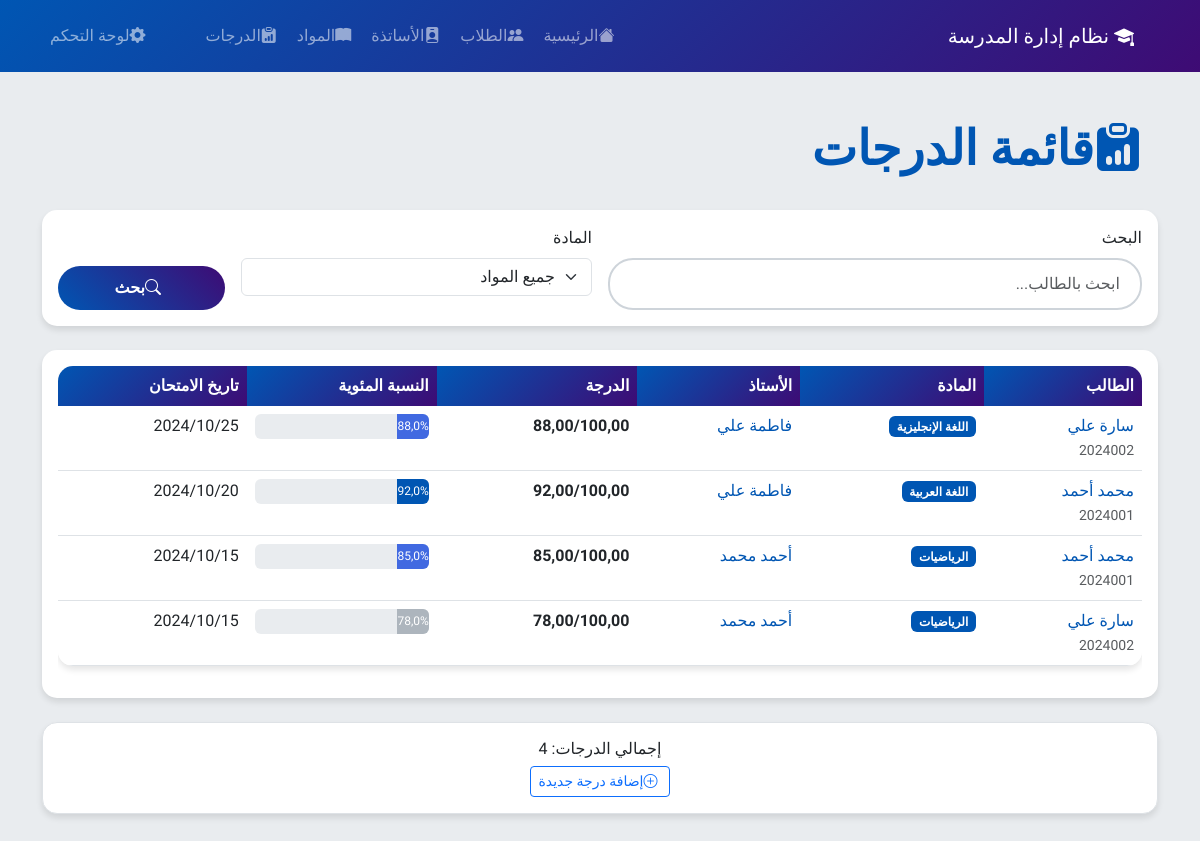
Page /grades/ on the committed database.
### students_teachers/models.py (models this page shows, shortened)
class Grade(models.Model):
    student = models.ForeignKey(Student, on_delete=models.CASCADE, related_name='grades', verbose_name="الطالب")
    subject = models.ForeignKey(Subject, on_delete=models.CASCADE, verbose_name="المادة")
    teacher = models.ForeignKey(Teacher, on_delete=models.CASCADE, verbose_name="الأستاذ")
    grade = models.DecimalField(max_digits=5, decimal_places=2, verbose_name="الدرجة")
    max_grade = models.DecimalField(max_digits=5, decimal_places=2, default=100, verbose_name="الدرجة العظمى")
    exam_date = models.DateField(verbose_name="تاريخ الامتحان")
    notes = models.TextField(blank=True, verbose_name="ملاحظات")
    created_at = models.DateTimeField(auto_now_add=True, verbose_name="تاريخ الإنشاء")
    class Meta:
        verbose_name = "درجة"
        verbose_name_plural = "الدرجات"
        ordering = ['-exam_date']
        unique_together = ['student', 'subject', 'exam_date']
    @property
    def percentage(self):
        return (self.grade / self.max_grade) * 100

class Student(models.Model):
    GENDER_CHOICES = [
        ('M', 'ذكر'),
        ('F', 'أنثى'),
    ]
    GRADE_CHOICES = [
        ('1', 'الصف الأول'),
        ('2', 'الصف الثاني'),
        ('3', 'الصف الثالث'),
        ('4', 'الصف الرابع'),
        ('5', 'الصف الخامس'),
        ('6', 'الصف السادس'),
        ('7', 'الصف السابع'),
        ('8', 'الصف الثامن'),
        ('9', 'الصف التاسع'),
    ]
    student_id = models.CharField(max_length=20, unique=True, verbose_name="رقم الطالب")
    first_name = models.CharField(max_length=50, verbose_name="الاسم الأول")
    last_name = models.CharField(max_length=50, verbose_name="اسم العائلة")
    email = models.EmailField(blank=True, verbose_name="البريد الإلكتروني")
    phone_regex = RegexValidator(regex=r'^\+?1?\d{9,15}$', message="رقم الهاتف يجب أن يكون بالصيغة: '+999999999'. حتى 15 رقم مسموح.")
    phone = models.CharField(validators=[phone_regex], max_length=17, blank=True, verbose_name="رقم الهاتف")
    gender = models.CharField(max_length=1, choices=GENDER_CHOICES, verbose_name="الجنس")
    date_of_birth = models.DateField(verbose_name="تاريخ الميلاد")
    grade = models.CharField(max_length=2, choices=GRADE_CHOICES, verbose_name="الصف")
    enrollment_date = models.DateField(verbose_name="تاريخ التسجيل")
    subjects = models.ManyToManyField(Subject, verbose_name="المواد المسجل بها")
    address = models.TextField(verbose_name="العنوان")
    parent_name = models.CharField(max_length=100, verbose_name="اسم ولي الأمر")
    parent_phone = models.CharField(validators=[phone_regex], max_length=17, verbose_name="هاتف ولي الأمر")
    is_active = models.BooleanField(default=True, verbose_name="نشط")
    created_at = models.DateTimeField(auto_now_add=True, verbose_name="تاريخ الإنشاء")
    updated_at = models.DateTimeField(auto_now=True, verbose_name="تاريخ التحديث")
    class Meta:
        verbose_name = "طالب"
        verbose_name_plural = "الطلاب"
        ordering = ['grade', 'first_name', 'last_name']
    @property
    def full_name(self):
        return f"{self.first_name} {self.last_name}"

class Subject(models.Model):
    name = models.CharField(max_length=100, verbose_name="اسم المادة")
    code = models.CharField(max_length=10, unique=True, verbose_name="رمز المادة")
    description = models.TextField(blank=True, verbose_name="وصف المادة")
    created_at = models.DateTimeField(auto_now_add=True, verbose_name="تاريخ الإنشاء")
    class Meta:
        verbose_name = "مادة"
        verbose_name_plural = "المواد"
        ordering = ['name']

class Teacher(models.Model):
    GENDER_CHOICES = [
        ('M', 'ذكر'),
        ('F', 'أنثى'),
    ]
    first_name = models.CharField(max_length=50, verbose_name="الاسم الأول")
    last_name = models.CharField(max_length=50, verbose_name="اسم العائلة")
    email = models.EmailField(unique=True, verbose_name="البريد الإلكتروني")
    phone_regex = RegexValidator(regex=r'^\+?1?\d{9,15}$', message="رقم الهاتف يجب أن يكون بالصيغة: '+999999999'. حتى 15 رقم مسموح.")
    phone = models.CharField(validators=[phone_regex], max_length=17, verbose_name="رقم الهاتف")
    gender = models.CharField(max_length=1, choices=GENDER_CHOICES, verbose_name="الجنس")
    date_of_birth = models.DateField(verbose_name="تاريخ الميلاد")
    hire_date = models.DateField(verbose_name="تاريخ التوظيف")
    subjects = models.ManyToManyField(Subject, verbose_name="المواد التي يدرسها")
    address = models.TextField(verbose_name="العنوان")
    salary = models.DecimalField(max_digits=10, decimal_places=2, verbose_name="الراتب")
    is_active = models.BooleanField(default=True, verbose_name="نشط")
    created_at = models.DateTimeField(auto_now_add=True, verbose_name="تاريخ الإنشاء")
    updated_at = models.DateTimeField(auto_now=True, verbose_name="تاريخ التحديث")
    class Meta:
        verbose_name = "أستاذ"
        verbose_name_plural = "الأساتذة"
        ordering = ['first_name', 'last_name']
    @property
    def full_name(self):
        return f"{self.first_name} {self.last_name}"

### students_teachers/views.py (the view)
# urls.py: path('grades/', views.grades_list, name='grades_list'),
def grades_list(request):
    search_query = request.GET.get('search', '')
    subject_filter = request.GET.get('subject', '')
    grades = Grade.objects.all()
    if search_query:
        grades = grades.filter(
            Q(student__first_name__icontains=search_query) |
            Q(student__last_name__icontains=search_query) |
            Q(student__student_id__icontains=search_query)
        )
    if subject_filter:
        grades = grades.filter(subject__id=subject_filter)
    grades = grades.order_by('-exam_date')
    paginator = Paginator(grades, 15)
    page_number = request.GET.get('page')
    page_obj = paginator.get_page(page_number)
    subjects = Subject.objects.all().order_by('name')
    context = {
        'page_obj': page_obj,
        'search_query': search_query,
        'subject_filter': subject_filter,
        'subjects': subjects,
    }
    return render(request, 'students_teachers/grades_list.html', context)

### students_teachers/templates/students_teachers/grades_list.html (shortened to what this page needs)
{% extends 'students_teachers/base.html' %}
{% block content %}
<div class="row mb-4">
    <div class="col-12">
        <h1 class="display-5 fw-bold" style="color: #0056b3;">
            <i class="bi bi-clipboard-data-fill me-3"></i>قائمة الدرجات
        </h1>
    </div>
</div>
<div class="row mb-4">
    <div class="col-12">
        <div class="card">
            <div class="card-body">
                <form method="get" class="row g-3">
                    <div class="col-md-6">
                        <label for="search" class="form-label">البحث</label>
                        <input type="text" class="form-control search-box" id="search" name="search"
                               value="{{ search_query }}" placeholder="ابحث بالطالب...">
                    </div>
                    <div class="col-md-4">
                        <label for="subject" class="form-label">المادة</label>
                        <select class="form-select" id="subject" name="subject">
                            <option value="">جميع المواد</option>
                        </select>
                    </div>
                    <div class="col-md-2 d-flex align-items-end">
                        <button type="submit" class="btn btn-primary w-100">
                            <i class="bi bi-search me-2"></i>بحث
                        </button>
                    </div>
                </form>
            </div>
        </div>
    </div>
</div>
<div class="row">
    <div class="col-12">
        <div class="card">
            <div class="card-body">
                {% if page_obj %}
                    <div class="table-responsive">
                        <table class="table table-hover">
                            <thead>
                                <tr>
                                    <th>الطالب</th>
                                    <th>المادة</th>
                                    <th>الأستاذ</th>
                                    <th>الدرجة</th>
                                    <th>النسبة المئوية</th>
                                    <th>تاريخ الامتحان</th>
                                </tr>
                            </thead>
                            <tbody>
                                {% for grade in page_obj %}
                                <tr>
                                    <td>
                                        <a href="{% url 'students_teachers:student_detail' grade.student.id %}" class="text-decoration-none" style="color: #0056b3;">
                                            {{ grade.student.full_name }}
                                        </a>
                                        <br>
                                        <small class="text-muted">{{ grade.student.student_id }}</small>
                                    </td>
                                    <td>
                                        <span class="badge" style="background-color: #0056b3 !important;">{{ grade.subject.name }}</span>
                                    </td>
                                    <td>
                                        <a href="{% url 'students_teachers:teacher_detail' grade.teacher.id %}" class="text-decoration-none" style="color: #0056b3;">
                                            {{ grade.teacher.full_name }}
                                        </a>
                                    </td>
                                    <td>
                                        <strong>{{ grade.grade }}/{{ grade.max_grade }}</strong>
                                    </td>
                                    <td>
                                        <div class="progress" style="height: 25px;">
                                            <div class="progress-bar"
                                                role="progressbar"
                                                style="width: {{ grade.percentage }}%; background-color:
                                                    {% if grade.percentage >= 90 %}#0056b3
                                                    {% elif grade.percentage >= 80 %}#4169e1
                                                    {% elif grade.percentage >= 70 %}#adb5bd
                                                    {% else %}#dc3545{% endif %} !important;">
                                                {{ grade.percentage|floatformat:1 }}%
                                            </div>
                                        </div>
                                    </td>
                                    <td>{{ grade.exam_date|date:"Y/m/d" }}</td>
                                </tr>
                                {% endfor %}
                            </tbody>
                        </table>
                    </div>
                {% endif %}
            </div>
        </div>
    </div>
</div>
<div class="row mt-4">
    <div class="col-12">
        <div class="card bg-white border">
            <div class="card-body text-center">
                <h6 class="card-title">إجمالي الدرجات: {{ page_obj.paginator.count }}</h6>
                <p class="card-text">
                    <a href="/admin/students_teachers/grade/" class="btn btn-sm btn-outline-primary">
                        <i class="bi bi-plus-circle me-1"></i>إضافة درجة جديدة
                    </a>
                </p>
            </div>
        </div>
    </div>
</div>
{% endblock %}

### students_teachers/templates/students_teachers/base.html (style rules this page uses)
body { font-family: 'Cairo', sans-serif; background-color: #e9ecef; }
.card { border: none; border-radius: 15px; box-shadow: 0 4px 6px rgba(0, 0, 0, 0.1); transition: transform 0.3s ease, box-shadow 0.3s ease; background-color: #ffffff; }
.btn-primary { background: linear-gradient(45deg, #0056b3, #3e0b74); border: none; border-radius: 25px; padding: 10px 25px; font-weight: 600; transition: all 0.3s ease; }
.table { border-radius: 15px; overflow: hidden; box-shadow: 0 4px 6px rgba(0, 0, 0, 0.1); }
.table thead th { background: linear-gradient(135deg, #0056b3 0%, #3e0b74 100%); color: white; border: none; font-weight: 600; }
.search-box { border-radius: 25px; border: 2px solid #ced4da; padding: 12px 20px; transition: all 0.3s ease; }

### rows in the picture
Grade: student.full_name "سارة علي", student.student_id "2024002", subject.name "اللغة الإنجليزية", teacher.full_name "فاطمة علي", grade "88,00", max_grade "100,00", percentage "88,0", exam_date "2024/10/25"
Grade: student.full_name "محمد أحمد", student.student_id "2024001", subject.name "اللغة العربية", teacher.full_name "فاطمة علي", grade "92,00", max_grade "100,00", percentage "92,0", exam_date "2024/10/20"
Grade: student.full_name "محمد أحمد", student.student_id "2024001", subject.name "الرياضيات", teacher.full_name "أحمد محمد", grade "85,00", max_grade "100,00", percentage "85,0", exam_date "2024/10/15"
Grade: student.full_name "سارة علي", student.student_id "2024002", subject.name "الرياضيات", teacher.full_name "أحمد محمد", grade "78,00", max_grade "100,00", percentage "78,0", exam_date "2024/10/15"

### other values in the picture
{{ page_obj.paginator.count }} "4"
